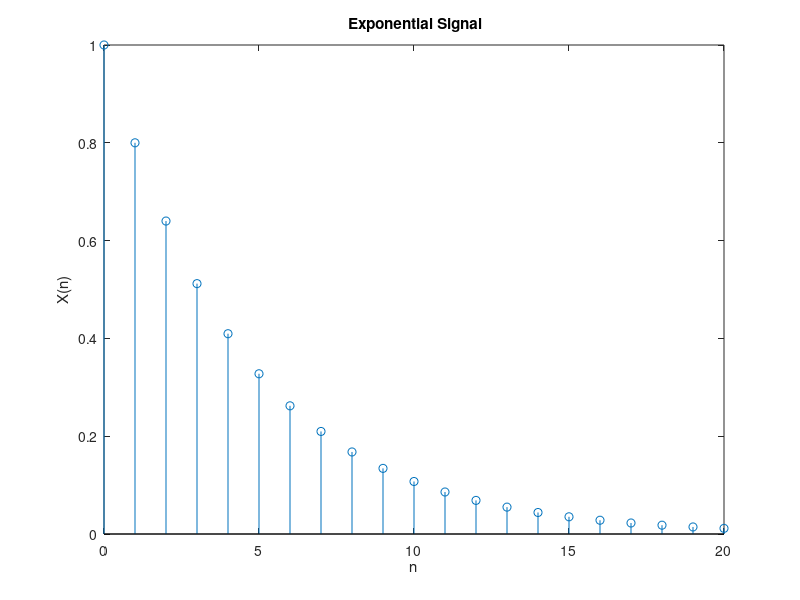

The MATLAB script that drew this image:
%exponential signal
%subplot(2,2,1);
n=0:1:20;
x=0.8.^(n);
stem(n,x);
xlabel('n'); ylabel('X(n)');
title(' Exponential Signal');
